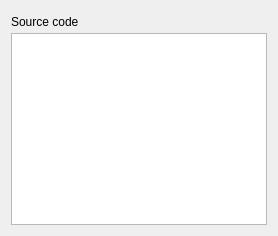
                <widget class="QWidget" name="layoutWidget_14">
                 <layout class="QVBoxLayout" name="verticalLayout_39">
                  <property name="spacing">
                   <number>0</number>
                  </property>
                  <item>
                   <layout class="QHBoxLayout" name="horizontalLayout_29">
                    <property name="spacing">
                     <number>0</number>
                    </property>
                    <item>
                     <widget class="QLabel" name="label_28">
                      <property name="text">
                       <string>Source code</string>
                      </property>
                     </widget>
                    </item>
                    <item>
                     <widget class="QPushButton" name="CopyBibSourceCode_4">
                      <property name="sizePolicy">
                       <sizepolicy hsizetype="Fixed" vsizetype="Fixed">
                        <horstretch>0</horstretch>
                        <verstretch>0</verstretch>
                       </sizepolicy>
                      </property>
                      <property name="text">
                       <string/>
                      </property>
                      <property name="icon">
                       <iconset resource="images.qrc">
                        <normaloff>:/images/edit-copy.svg</normaloff>:/images/edit-copy.svg</iconset>
                      </property>
                      <property name="flat">
                       <bool>true</bool>
                      </property>
                     </widget>
                    </item>
                   </layout>
                  </item>
                  <item>
                   <widget class="LatexTextBrowser" name="SourceCodeText_4">
                    <property name="minimumSize">
                     <size>
                      <width>0</width>
                      <height>0</height>
                     </size>
                    </property>
                    <property name="sizeIncrement">
                     <size>
                      <width>0</width>
                      <height>0</height>
                     </size>
                    </property>
                    <property name="baseSize">
                     <size>
                      <width>0</width>
                      <height>0</height>
                     </size>
                    </property>
                   </widget>
                  </item>
                 </layout>
                </widget>
